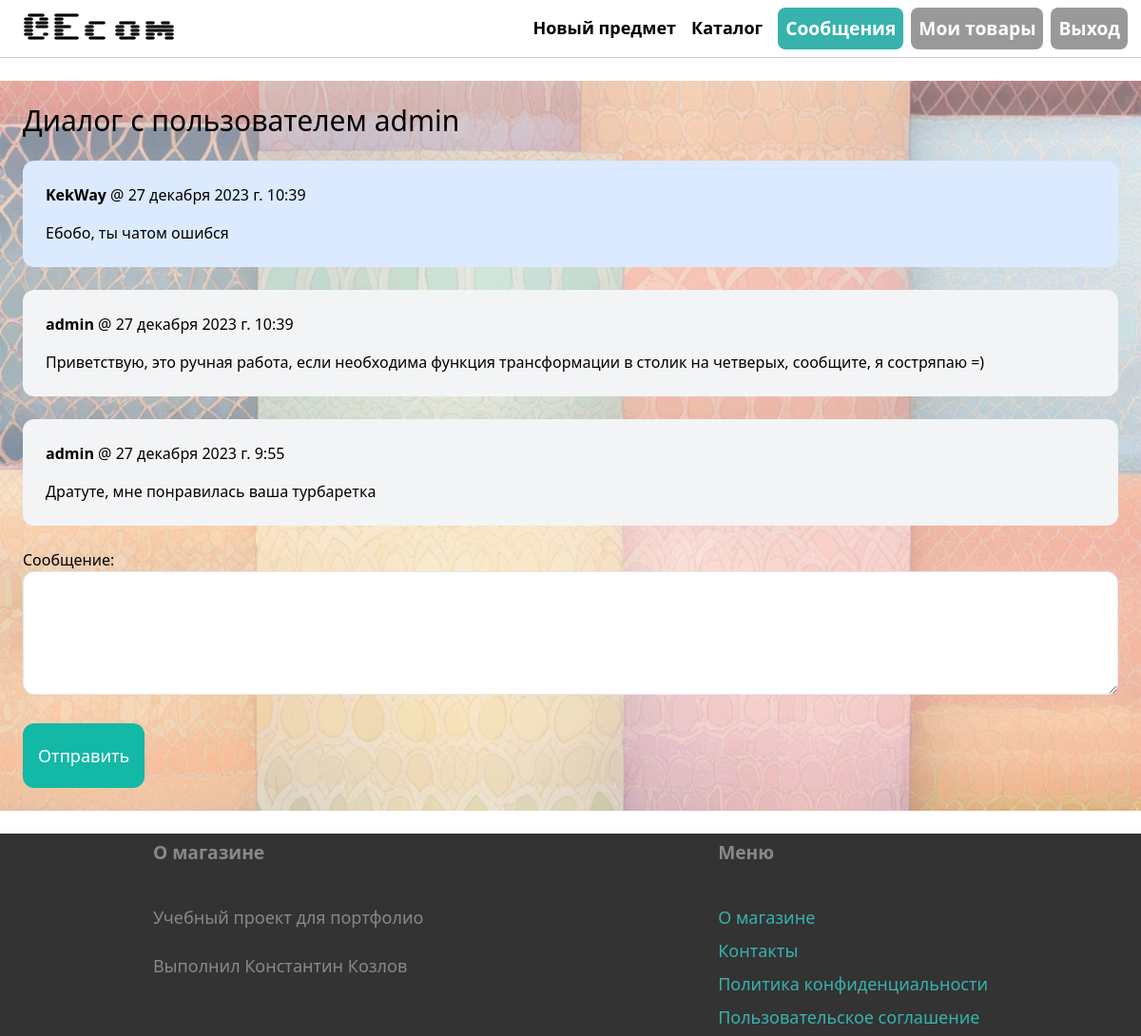
Screenshot of /inbox/1/ (signed in) with the database file from the repository.
### conversation/models.py (models this page shows)
class ConversaitonMessage(models.Model):
    conversation = models.ForeignKey(Conversation, related_name='messages', on_delete=models.CASCADE)
    content = models.TextField()
    created_at = models.DateTimeField(auto_now_add=True)
    created_by = models.ForeignKey(User, on_delete=models.CASCADE)
    class Meta:
        verbose_name = 'conversation message'
        verbose_name_plural = 'conversation messages'
        ordering = ('-created_at',)

### conversation/views.py (the view)
# urls.py: path('<int:pk>/', views.detail, name='detail'),
@login_required
def detail(request, pk):
    conversation = Conversation.objects.filter(members__in=[request.user.id]).get(pk=pk)
    if request.method == 'POST':
        form = ConversationMessageForm(request.POST)
        if form.is_valid():
            conversation_message = form.save(commit=False)
            conversation_message.conversation = conversation
            conversation_message.created_by = request.user
            conversation_message.save()
            conversation.save()
            return redirect("conversation:detail", pk=pk)
    else:
        form = ConversationMessageForm()
    return render(request, 'conversation/detail.html', {
        'conversation': conversation, 'form': form
    })

### conversation/forms.py
class ConversationMessageForm(forms.ModelForm):
    class Meta:
        model = ConversaitonMessage
        fields = ['content',]
        labels = {
            'content': 'Сообщение',
        }
        widgets = {
            'content': forms.Textarea(attrs={'class': 'w-full py-4 px-6 rounded-xl border', 'rows': 4}),
        }

### conversation/templates/conversation/detail.html (shortened to what this page needs)
{% extends 'core/base.html' %}
{% block content %}
    <h1 class=" ml-6 mb-6 text-3xl">Диалог с пользователем
        {% for member in conversation.members.all %}
        {% if member != request.user %}
        {{ member.username }}
        {% endif %}
        {% endfor %}
    </h1>
    <div class="space-y-6 ml-6 mr-6">
        {% for message in conversation.messages.all %}
        <div class="p-6 flex
                    {%  if message.created_by == request.user %}
                        bg-blue-100
                    {% else %}
                        bg-gray-100
                    {% endif %} rounded-xl">
            <div>
                <p class="mb-4"><strong>{{ message.created_by.username }}</strong> @ {{ message.created_at }}</p>
                <p>{{ message.content }}</p>
            </div>
        </div>
        {% endfor %}
    </div>
    <form method="post" action="." class="m-6">
        {{ form.as_p}}
            <button class="mt-6 px-4 py-5 text-lg bg-teal-500 hover:bg-teal-700 rounded-xl text-white">Отправить</button>
    </form>
{% endblock %}

### static/css/style_base.css (style rules this page uses)
html,body { height: 100%; margin: 0; display: flex; flex-direction: column; min-height: 100vh; }

### static/css/style_items_list.css (style rules this page uses)
body { display: flex; flex-direction: column; min-height: 100vh; }

### rows the page displays
ConversaitonMessage: created_by.username "KekWay", created_at "27 декабря 2023 г. 10:39", content "Ебобо, ты чатом ошибся"
ConversaitonMessage: created_by.username "admin", created_at "27 декабря 2023 г. 10:39", content "Приветствую, это ручная работа, если необходима функция трансформации в столик на четверых, сообщите, я состряпаю =)"
ConversaitonMessage: created_by.username "admin", created_at "27 декабря 2023 г. 9:55", content "Дратуте, мне понравилась ваша турбаретка"

### other values shown
{{ member.username }} "admin"
